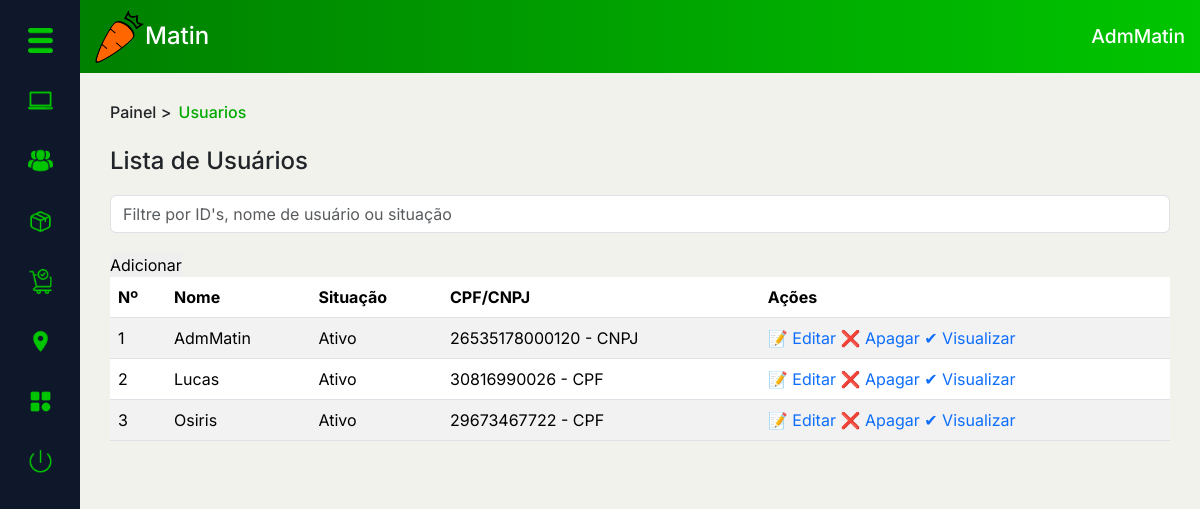
Page /PAGES/dashboard.php?page=usu_list (signed in) on the earlier database version.
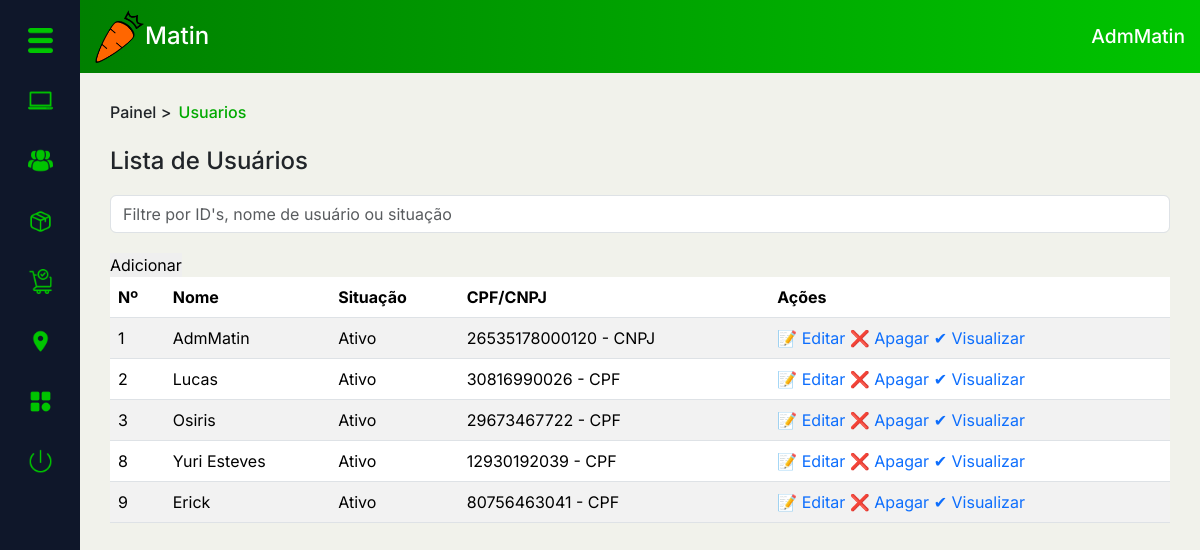
Same page on the later database version.
### tables this page shows
CREATE TABLE `usuario` (
  `idUsu` int(11) NOT NULL,
  `nome_usu` varchar(50) NOT NULL,
  `ativo` enum('0','1') NOT NULL DEFAULT '1',
  `data_criacao` date NOT NULL,
  `email_usu` varchar(100) NOT NULL,
  `senha_usu` varchar(45) NOT NULL,
  `tel_usu` varchar(45) NOT NULL,
  `fotos_usu` varchar(45) DEFAULT NULL,
  `premium` enum('0','1') NOT NULL,
  `NR` varchar(45) NOT NULL,
  `comp` varchar(45) NOT NULL,
  `TCIR` enum('CPF','CNPJ') NOT NULL,
  `NRCIR` varchar(45) NOT NULL,
  `nvl_usu` enum('A','F','C') NOT NULL DEFAULT 'C',
  `Local_CEP` int(11) NOT NULL,
  `tipoLocal` enum('casa','trabalho') NOT NULL,
  `infoAddLocal` varchar(100) NOT NULL
);

### MODEL/autenticacao.php (called while the page is built, shortened)
<?php
function pegarIDUsuario(){
    return $_SESSION['idUsu'];
}
?>

### PAGES/DASHBOARD/usu_list.php (the view, shortened to what this page needs)
<div class="conteudo" id="conteudo2">
    <div class="top-cont">
        <div class="local">
            <h6><a href="../DASHBOARD/adminDash.php">Painel</a> > <mark>Usuarios</mark></h6>
        </div>
    </div>
    <div class="main-cont">
        <div class="main-tit">
            <h4>Lista de Usuários</h4>
        </div>
        <div class="pesq">
            <div class="input-group flex-nowrap search-bar">
                <input type="search" class="form-control" placeholder="Filtre por ID's, nome de usuário ou situação" aria-label="Search" aria-describedby="addon-wrapping">
            </div>
            <a href="?page=add_usu&NdPAdd=1"><button class="btnAdd" type="button">Adicionar</button></a>
        </div>
        <table class="table table-striped">
            <thead>
                <tr>
                    <th scope="col">Nº</th>
                    <th scope="col">Nome</th>
                    <th scope="col">Situação</th>
                    <th scope="col">CPF/CNPJ</th>
                    <th scope="col">Ações</th>
                </tr>
            </thead>
            <tbody>
                <?php
                $selectQ = "SELECT * FROM usuario ORDER BY idUsu";
                $selectP = $cx->prepare($selectQ);
                $selectP->setFetchMode(PDO::FETCH_ASSOC);
                $selectP->execute();
                $total = $selectP->rowCount();
                if ($total == 0) {
                    echo "<p class='txtVermelho'>Não há registros no momento...</p>";
                } else {
                    while ($dados = $selectP->fetch()) {
                        echo "<tr>";
                        echo "<td scope='row'>{$dados['idUsu']}</td>";
                        echo "<td>{$dados['nome_usu']}</td>";
                        if ($dados['ativo'] == 1) {
                            echo "<td class='txtVerde'>Ativo</td>";
                        } else {
                            echo "<td class='txtVermelho'>Bloqueado</td>";
                        }
                        echo "<td>{$dados['NRCIR']} - {$dados['TCIR']}</td>";
                        echo "<td><a href='#'>&#x1F4DD; Editar</a> <a href='excluir.php?ref={$dados['idUsu']}&tbl=usuario''>&#x274C; Apagar </a><a href='#'>&#x2714; Visualizar</a></td>";
                        echo "</tr>";
                    }
                }
                ?>
            </tbody>
        </table>
    </div>
</div>

### PAGES/DASHBOARD/headerDash.php (shortened to what this page needs)
<?php
if (isset($idUsu)) {
    $selectQ = "SELECT * FROM usuario WHERE idUsu = $idUsu";
    $selectP = $cx->prepare($selectQ);
    $selectP->execute();
    $dados = $selectP->fetch(PDO::FETCH_ASSOC);
}
?>
<nav class="d-flex justify-content-between align-items-center">
    <a href="../index.php">
        <div class="logo">
            <figure>
                <img src="../IMAGES/matin-logo-png.png" alt="Matin">
            </figure>
            <h1>Matin</h1>
        </div>
    </a>
    <div class="usuario">
        <h1><?php echo $dados['nome_usu'] ?></h1>
    </div>
</nav>

Differences in the rows shown:
added usuario: idUsu "8", nome_usu "Yuri Esteves", ativo "Ativo", NRCIR "12930192039", TCIR "CPF"
added usuario: idUsu "9", nome_usu "Erick", ativo "Ativo", NRCIR "80756463041", TCIR "CPF"
